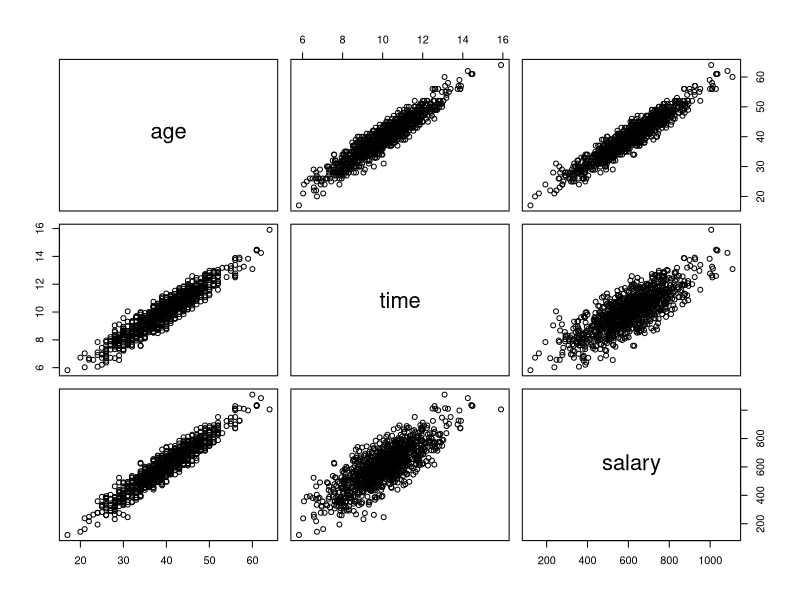

Generate this figure with R:
library(tidyverse)
library(ggplot2)
library(data.table)
library(MASS)
library(clipr)
# シードの設定
set.seed(1234)

#平均ベクトル
mu0<-c(40,10,600)
# 各変数の標準偏差の設定
s1<-7
s2<-1.5
s3<-150
#分散共分散行列の設定
sigma0<-rbind(
  c(s1*s1,0.95*s1*s2,0.95*s1*s3),
  c(0.95*s1*s2,s2*s2,0.80*s2*s3),
  c(0.95*s1*s3,0.80*s2*s3,s3*s3)
)

#多次元正規分布乱数の発生
out<-mvrnorm(1000,mu0,sigma0)
# カラム名の設定
colnames(out)<-c("age","time","salary")
# 型の変更
out<-as.data.frame(out)
# 桁数の調整
out$age <- as.integer(out$age)
out$time<- round(out$time, digits = 2)
out$salary<-round(out$salary,digits=2)
# データの確認
summary(out)
pairs(out)
# 作成データの出力
fwrite(out,'runtime_salary.csv')
